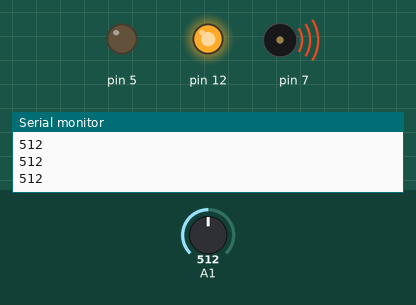
This sketch was run on a simulated Arduino Uno, built with avr-gcc and run on an emulated ATmega328P. Parts: output pins drawn as LEDs (lit = HIGH), buzzer (waves = sounding), the last lines printed to the serial monitor. Inputs (shaded band) come from the test bench; at power-on: A1 = 512.

Above: at 1.2 s.
1.3 s: A1 set to 77
2.8 s: A1 set to 63
At 4.0 s:
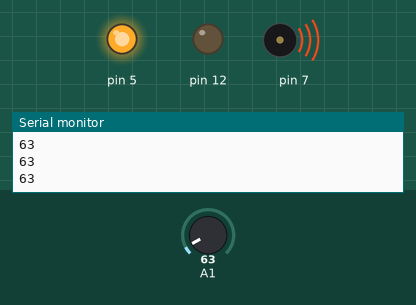
4.3 s: A1 set to 80
At 5.2 s:
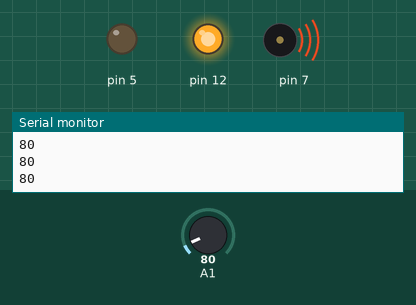
5.8 s: A1 set to 60
At 6.3 s:
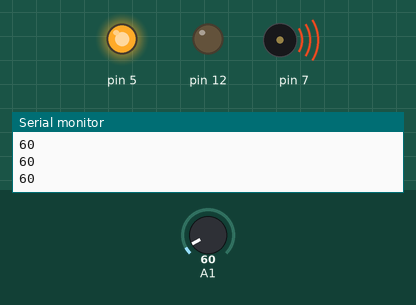
Timing chart, 0 to 8.3 s (numbered marks = the images above; inputs shaded):
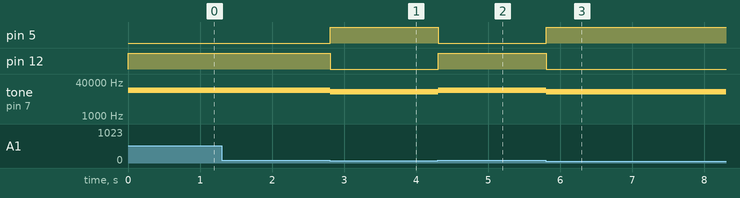

Measured:
- the behaviour switches between 70 and 69 on A1 (found by bisection; images 0 and 1)
- after the input at 2.8 s, pin 5: LOW → HIGH at once; pin 12: HIGH → LOW at once; tone on pin 7: 16000 Hz → 14000 Hz at once
- after the input at 4.3 s, pin 5: HIGH → LOW at once; pin 12: LOW → HIGH at once; tone on pin 7: 14000 Hz → 16000 Hz at once
- after the input at 5.8 s, pin 5: LOW → HIGH at once; pin 12: HIGH → LOW at once; tone on pin 7: 16000 Hz → 14000 Hz at once

The sketch:

CapDetectorComm.ino
```cpp
void setup() {
  // put your setup code here, to run once:
  Serial.begin(9600);
  pinMode(5, OUTPUT);
  pinMode(12, OUTPUT);
  pinMode(7, OUTPUT);
}

void loop() {
  // put your main code here, to run repeatedly:

  //Reading output from the photodetector
  int val;
  val = analogRead(1);
  Serial.println(val);
  //the difference with cap on and off is about 60 mV.
  //that should translate into a change in the analog out integer
  //of 60/5000 * 1024 ~ 12.
  //330 - 340 mV with cap on.  390-400mV with cap off
  //so threshold at 375 would seem ideal.  375/5000 *1024 = 76

  if (val>=70) //Cap Off
  {
    digitalWrite(12, HIGH);  //Green Light On
    digitalWrite(5, LOW);   //Red Light Off
    tone(7, 16000);

  } else{  //Cap On
    digitalWrite(12, LOW);   //Green Light Off
    digitalWrite(5, HIGH);  //Red Light On
    tone(7, 14000);
  }
}
```
